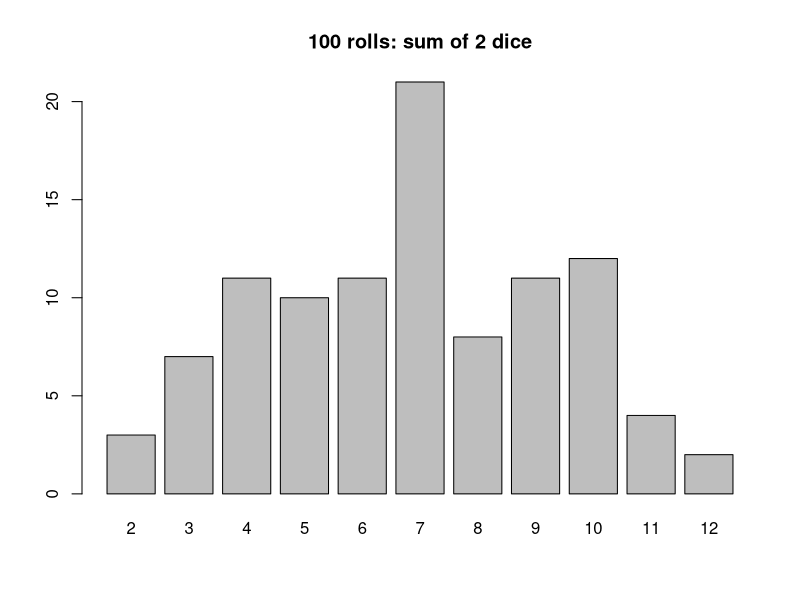
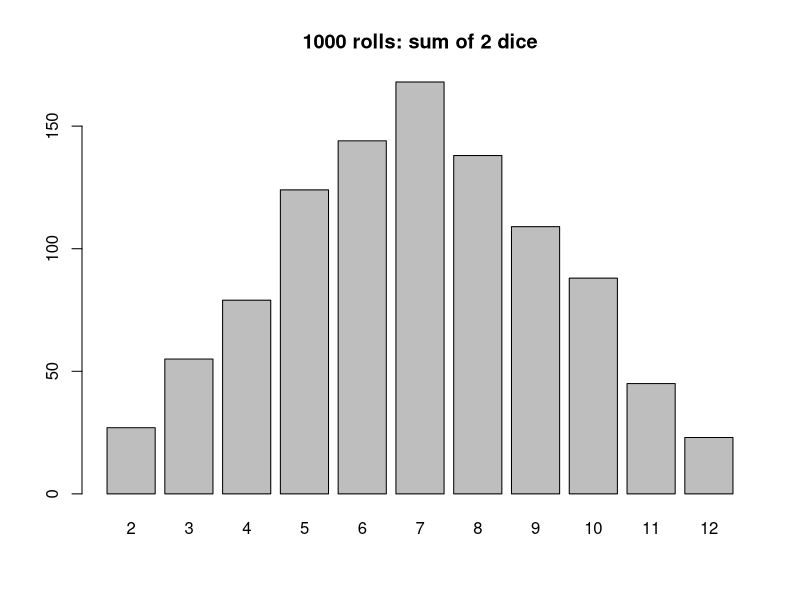
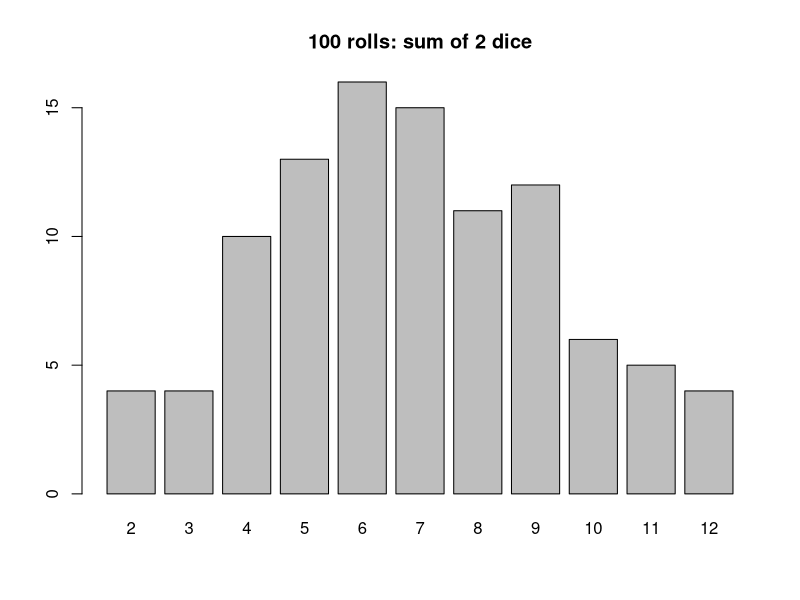
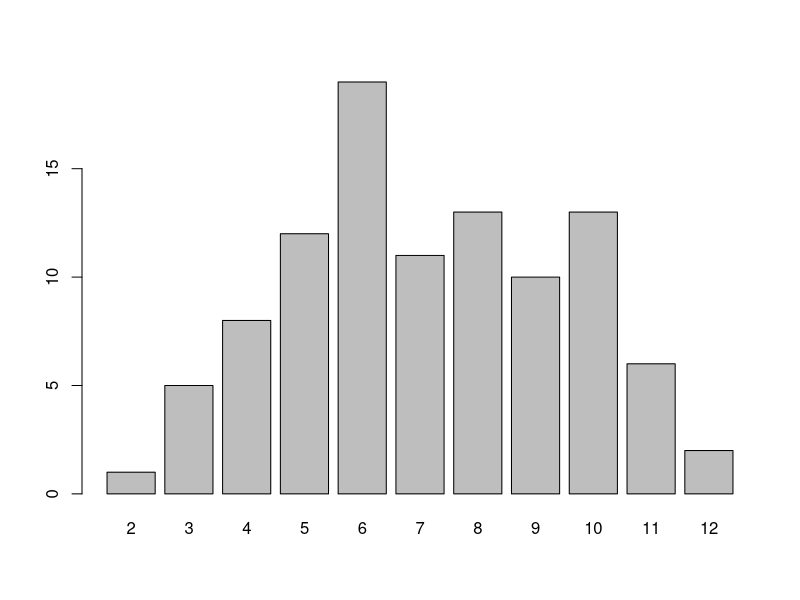
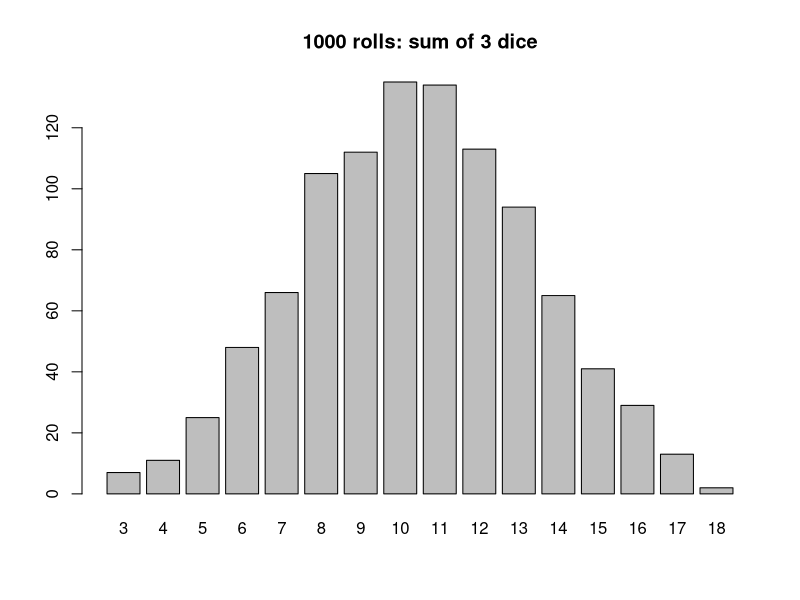

Write R code to recreate these figures, in order.
## ---- chunk 1
library(knitr)
opts_chunk$set(tidy = TRUE, cache = FALSE) 
library(knitr)
## ---- chunk 2

## ---- chunk 3

## ---- chunk 4

library("DiagrammeR")

grViz(" 
  digraph CFA {

    # Top node
    node [shape = circle, color=Black]
    a [label = '@@1']; 

    # Multiple level nodes
    node [shape = circle, color=CornflowerBlue]
    b [label = '1']; 
    c [label = '2']; 
    d [label = '3'];
    e [label = '4'];
    f [label = '5'];
    g [label = '6'];
    {rank = same; b; g}

    # Terminal branch nodes
    node [shape = circle, color = Crimson] 
    h [label = '1'];
    i [label = '2'];
    j [label = '3'];
    k [label = '4'];
    l [label = '5'];
    m [label = '6'];
    {rank = same; h; i; j; k; l; m}

    # Connect nodes with edges and labels
    a -> b [label = '']
    a -> c [label = ''] 
    a -> d [label = ''] 
    a -> e [label = ''] 
    a -> f [label = ''] 
    a -> g [label = ''] 
    b -> h [label = '']
    b -> i [label = '']
    b -> j [label = '']
    b -> k [label = ''] 
    b -> l [label = ''] 
    b -> m [label = ''] 
  }

[1]: paste0('Start')  
#[2]: paste0('1st Draw\\n 1') 

")
## ---- chunk 5
set.seed(1)
totals=sample(1:6, 100, rep = T)+sample(1:6, 100, rep = T)
table(totals)
barplot(table(totals), main="100 rolls: sum of 2 dice")
## ---- chunk 6
set.seed(23) # set the random seed
totals=sample(1:6, 1000, rep = T)+sample(1:6, 1000, rep = T)
table(totals)
## ---- chunk 7
barplot(table(totals), main="1000 rolls: sum of 2 dice")
## ---- chunk 8
set.seed(1)
Roll1Die = function(n) sample(1:6, n, rep = T) #Creates a function to roll die
roll1 = NULL  #Initialise variable.
roll2 = NULL
for (i in 1:100) {
    roll1[i] = Roll1Die(1)
    roll2[i] = Roll1Die(1)}
barplot(table(roll1 + roll2), main="100 rolls: sum of 2 dice") 
## ---- chunk 9
set.seed(1)
s1=sample(2:12,size = 100,replace = TRUE, prob = table(outer(1:6,1:6,"+")) / 36)
table(s1)
barplot(table(s1))
## ---- chunk 10
library("DiagrammeR")

grViz(" 
  digraph CFA {

    # Top node
    node [shape = circle, color=Black]
    a [label = '@@1']; 

    # Multiple level nodes
    node [shape = circle, color=CornflowerBlue]
    b [label = '1']; 
    c [label = '2']; 
    d [label = '3'];
    e [label = '4'];
    f [label = '5'];
    g [label = '6'];
    {rank = same; b; g}

    # Terminal branch nodes
    node [shape = circle, color = Crimson] 
    h [label = '1'];
    i [label = '2'];
    j [label = '3'];
    k [label = '4'];
    l [label = '5'];
    m [label = '6'];
  {rank = same; h; i; j; k; l; m}

# Terminal branch nodes
    node [shape = circle, color = Purple] 
    n [label = '1'];
    o [label = '2'];
    p [label = '3'];
    q [label = '4'];
    r [label = '5'];
    s [label = '6'];
    {rank = same; n; o; p; q; r; s}

    # Connect nodes with edges and labels
    a -> b [label = '']
    a -> c [label = ''] 
    a -> d [label = ''] 
    a -> e [label = ''] 
    a -> f [label = ''] 
    a -> g [label = ''] 
    b -> h [label = '']
    b -> i [label = '']
    b -> j [label = '']
    b -> k [label = ''] 
    b -> l [label = ''] 
    b -> m [label = ''] 
    h -> n [label = ''] 
    h -> o [label = ''] 
    h -> p [label = ''] 
    h -> q [label = ''] 
    h -> r [label = ''] 
    h -> s [label = ''] 
  }

[1]: paste0('Start')  
#[2]: paste0('1st Draw\\n 1') 

")
## ---- chunk 11
set.seed(23)
totals=sample(1:6, 1000, rep = T)+sample(1:6, 1000, rep = T)+sample(1:6, 1000, rep = T)
table(totals)/1000
barplot(table(totals), main="1000 rolls: sum of 3 dice")
## ---- chunk 12
gameA <- function(){
  rolls <- sample(1:6, size = 4, replace = TRUE)
  condition <- sum(rolls == 1) > 0
  return(condition)
}
simsA <- replicate(100000, gameA())
sum(simsA)/length(simsA)
## ---- chunk 13
gameB <- function(){
  first.die <- sample(1:6, size = 24, replace = TRUE)
  second.die <- sample(1:6, size = 24, replace = TRUE)
  condition <- sum((first.die == second.die) & (first.die == 1)) > 0
  return(condition)
}
simsB <- replicate(100000, gameB())
sum(simsB)/length(simsB)
## ---- chunk 14
set.seed(1)
committee <- function(){
  committee <- sample(c(rep(1, 10000), rep(0, 11000)), size = 10, replace = FALSE)
  condition <-  mean(committee) > 0.75
  return(condition)
}
sim <- replicate(10000, committee())
mean(sim)
